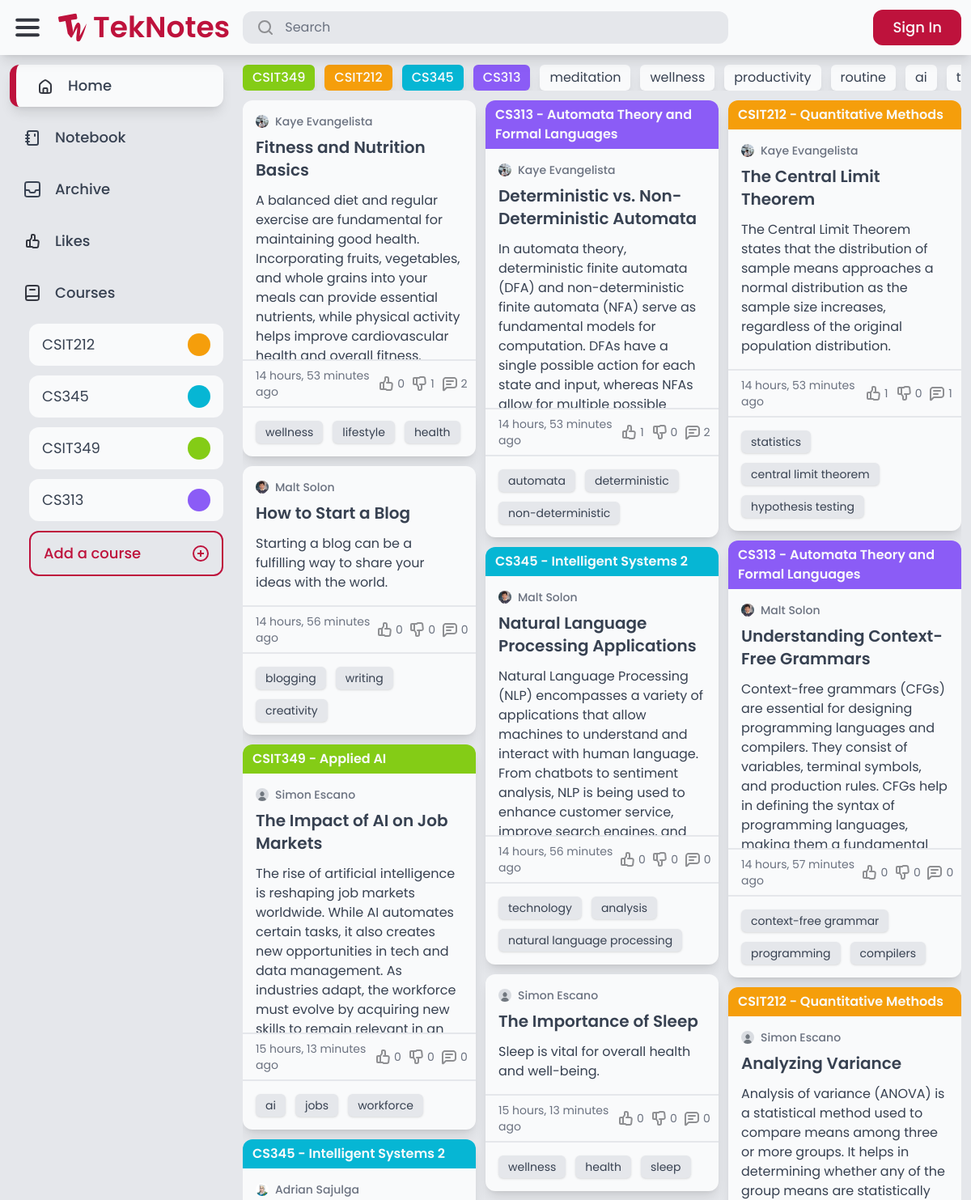
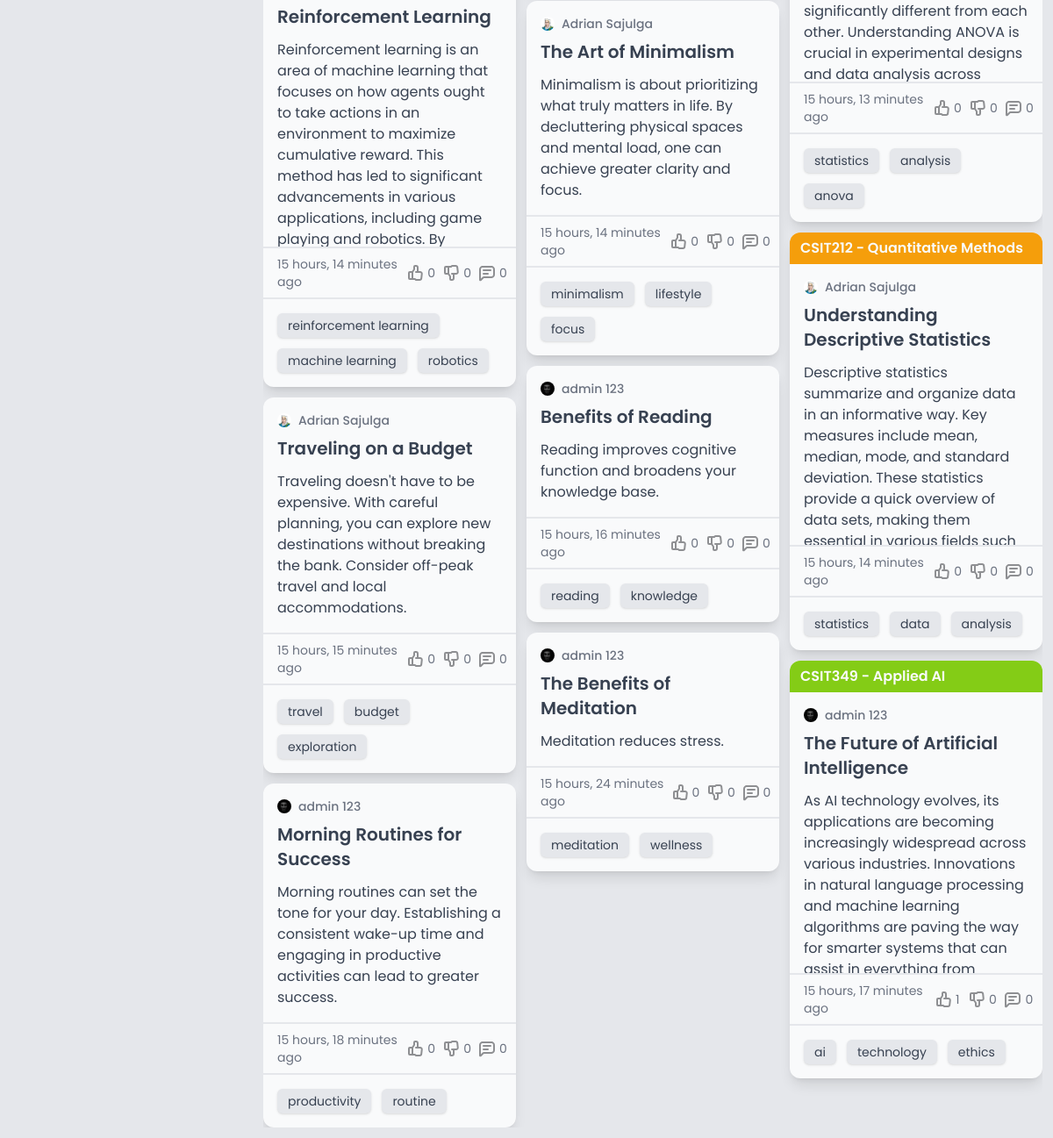
Before: / with the older database file (2 pictures, top to bottom).
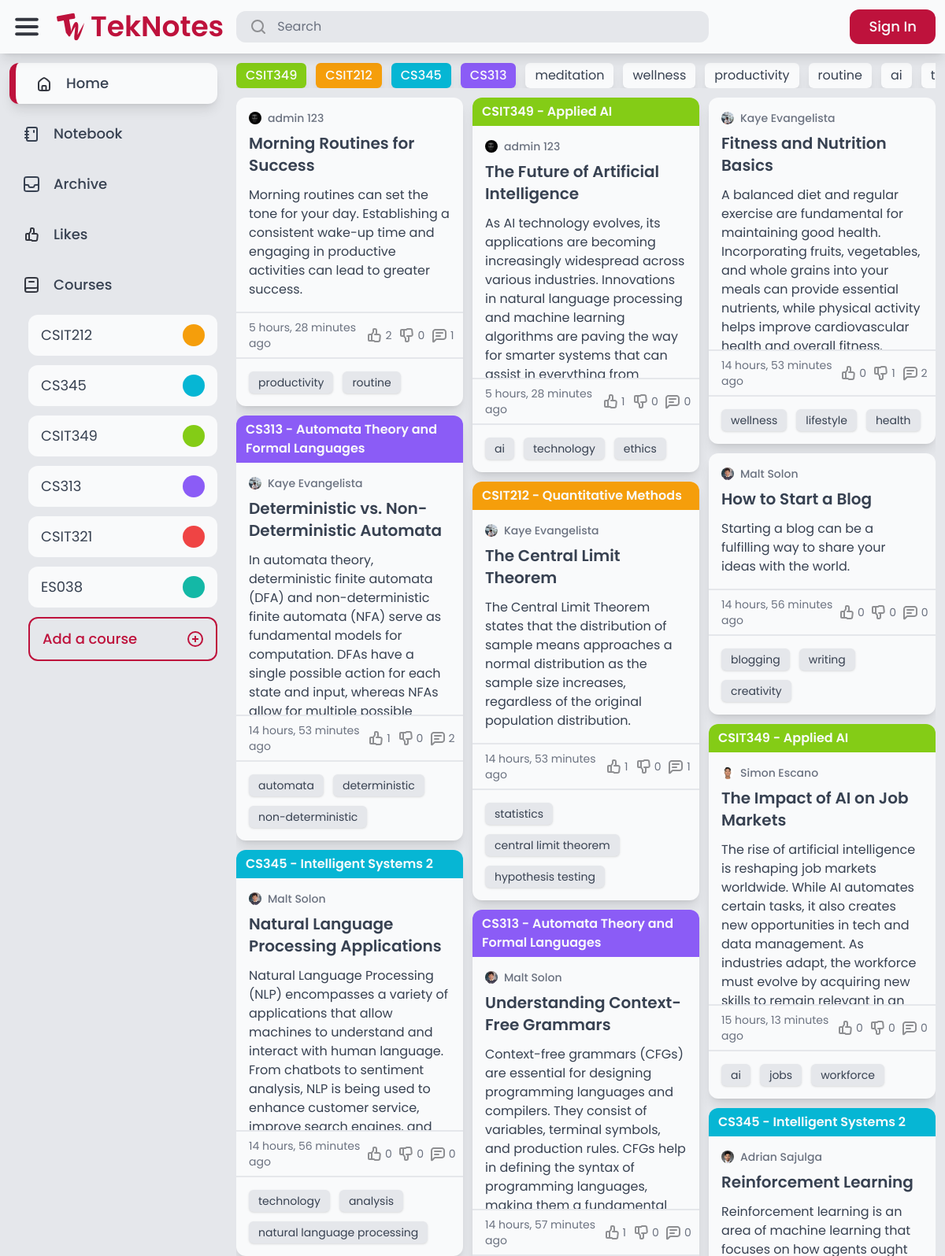
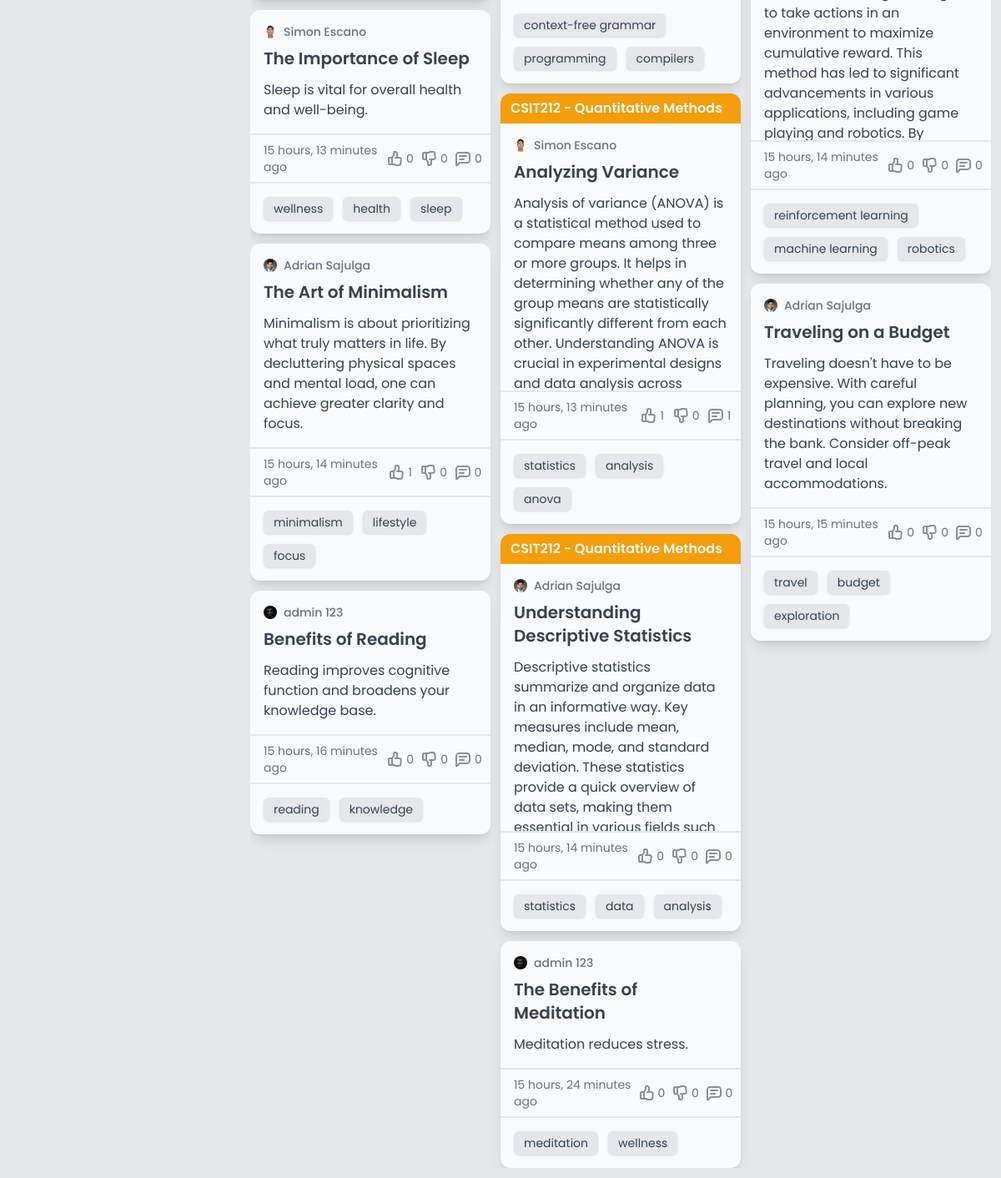
After: the same page with the newer database file (2 pictures, top to bottom).
### course/models.py (models this page shows)
class Course(models.Model):
    COLORS = [
        ('red-500', 'Red'),
        ('orange-500', 'Orange'),
        ('amber-500', 'Amber'),
        ('lime-500', 'Lime'),
        ('green-500', 'Green'),
        ('emerald-500', 'Emerald'),
        ('teal-500', 'Teal'),
        ('cyan-500', 'Cyan'),
        ('blue-500', 'Blue'),
        ('indigo-500', 'Indigo'),
        ('violet-500', 'Violet'),
        ('purple-500', 'Purple'),
        ('fuchsia-500', 'Fuschia'),
        ('pink-500', 'Pink'),
    ]
    code = models.CharField(max_length=20)
    description = models.CharField(max_length=255)
    color = models.CharField(max_length=20, choices=COLORS, default='gray-500')
    created_by = models.ForeignKey(User, related_name='courses', on_delete=models.CASCADE)
    def __str__(self):
        return f'{self.code} - {self.description}'

### tags/models.py (models this page shows)
class Tag(models.Model):
    name = models.CharField(max_length=50, unique=True)
    def __str__(self):
        return self.name

### notes/models.py (models this page shows, shortened)
class Note(models.Model):
    title = models.CharField(max_length=255)
    content = models.TextField(max_length=255, blank=True)
    course = models.ForeignKey(Course, null=True, blank=True, on_delete=models.SET_NULL)
    created_by = models.ForeignKey(User, related_name='notes', on_delete=models.CASCADE)
    created_at = models.DateTimeField(auto_now_add=True)
    modified_at = models.DateTimeField(auto_now=True)
    tags = models.ManyToManyField(Tag, related_name='notes', blank=True)
    is_archived = models.BooleanField(default=False)
    is_private = models.BooleanField(default=False)

### authentication/models.py (models this page shows, shortened)
class Profile(models.Model):
    user = models.OneToOneField(User, on_delete=models.CASCADE)
    bio = models.TextField(max_length=500, default='No bio yet.')
    avatar = models.ImageField(default="avatars/default.jpg", upload_to="avatars")
    location = models.CharField(max_length=30, blank=True)

### core/views.py (the view)
# urls.py: path('', views.index, name='index'),
def index(request):
    notes = Note.objects.filter(is_archived=False, is_private=False).order_by('-modified_at')
    courses = Course.objects.filter(note__in=notes).distinct()
    tags = Tag.objects.filter(notes__in=notes).distinct()
    return render(request, 'core/index.html', {
        'notes': notes,
        'courses': courses,
        'tags': tags
    })

### core/context_processors.py (called while the page is built)
def courses_list(request):
    return {
        'your_courses': Course.objects.all().distinct()
    }

### core/templates/core/index.html (shortened to what this page needs)
{% extends 'core/base.html' %}
{% load static %}
{% block content %}
    {% if notes %}
        {% include 'tags/course_and_tags.html' %}
        {% include 'notes/notes.html' %}
    {% else %}
        {% include 'core/no_results.html' with message="It looks like there are no notes yet. Start contributing to the community!" complex=True%}
    {% endif %}
{% endblock %}

### core/templates/core/base.html (shortened to what the changed rows need)
{% extends 'core/core.html' %}
{% load static %}
{% block body %}
    <div class="flex flex-col h-full overflow-hidden">
        <main class="flex bg-gray-200 h-full overflow-hidden">
            <nav class="flex flex-col w-full max-w-72 h-full p-3 gap-3 overflow-y-auto">
                <div id="courses" class="flex flex-col pl-6 gap-3">
                    {% for course in your_courses %}
                        <a href="{% url 'advanced_search:search_by_course' course.id %}" class="group transition-all course-elem nav-elem flex rounded-xl px-4 py-3 justify-between bg-gray-50 hover:bg-{{ course.color }}">
                            <p class="course-text text-lg text-gray-700 group-hover:text-gray-50">{{ course.code }}</p>
                            <div class="rounded-full bg-{{ course.color }} group-hover:bg-gray-50 h-full min-h-7 aspect-square course-color"></div>
                        </a>
                    {% endfor %}
                </div>
            </nav>
            <div class="flex flex-col flex-1 h-full p-3 gap-3 overflow-hidden">
                {% block content %}
                {% endblock %}
            </div>
        </main>
    </div>
{% endblock %}

### tags/templates/tags/course_and_tags.html
<div class="flex {% if wrap %} flex-wrap {% else %} overflow-x-auto {% endif %} gap-3 ">
    {% for course in courses %}
        <a href="{% url 'advanced_search:search_by_course' course.id %}" class="px-3 py-1 bg-{{ course.color }} rounded-md shadow-lg font-medium text-gray-50 whitespace-nowrap">{{ course.code }}</a>
    {% endfor %}
    {% for tag in tags %}
        <a href="/search/?query={{ tag.name }}" class="px-3 py-1 bg-gray-50 text-gray-700 rounded-md shadow-lg whitespace-nowrap">{{ tag.name }}</a>
    {% endfor %}
</div>

### notes/templates/notes/notes.html (shortened to what this page needs)
<div class="flex flex-1 {% if not no_scroll %} overflow-hidden overflow-y-auto {% endif %}">
    <div id="notes" class="flex flex-1 gap-3" style="display: none;">
        {% for note in notes %}
            <div class="note" data-note-id="{{ note.id }}">
                {% include 'notes/note.html' %}
            </div>
        {% endfor %}
    </div>
    <div id="notes-container" class="flex flex-1 gap-3"></div>
</div>

### notes/templates/notes/note.html (shortened to what this page needs)
{% load static %}
{% load custom_filters %}
<div class="rounded-xl hover:bg-gray-100 transition-all {% if note.is_private %} border-2 border-dashed border-gray-500 {% else %} bg-gray-50 shadow-lg hover:shadow-xl {% endif %}">
    <a href="{% url 'notes:note_detail' note.id %}" class="flex flex-col {% if note.is_archived %} opacity-70 {% endif %}">
        {% if note.course %}
            <div class="flex {% if note.is_private %} border-b-2 border-dashed border-gray-500 {% else %} bg-{{ note.course.color }} {% endif %} px-3 py-1.5 rounded-t-xl">
                <p class="{% if note.is_private %} text-{{ note.course.color }} {% else %} text-gray-50 {% endif %} font-semibold">{{ note.course }}</p>
            </div>
        {% endif %}
        <div class="flex flex-col p-4 gap-3 max-h-80 overflow-hidden">
            <div class="flex flex-col gap-2">
                <div class="flex gap-2 items-center">
                    <img src="{{ note.created_by.profile.avatar.url }}" alt="Profile Image" class="h-4 w-4 aspect-square rounded-full">
                    <p class="text-gray-500 font-medium text-sm">{{ note.created_by.first_name }} {{ note.created_by.last_name }}</p>
                </div>
                <h1 class="text-xl text-gray-700 font-semibold">{{ note.title }}</h1>
            </div>
            <div class="">
                <p class="text-gray-700">
                    {{ note.content }}
                </p>
            </div>
        </div>
        <div class="flex justify-between px-4 py-2 border-t-2 {% if note.is_private %} border-gray-500 border-dashed {% else %} border-gray-200 {% endif %}">
            <p class="text-gray-500 text-sm">{{ note.modified_at|timesince }} ago</p>
            <div class="flex gap-3">
                <div class="flex gap-0.5 items-center">
                    <img src="{% if request.user.is_authenticated and note|is_liked:request.user %}{% static 'teknotes/images/thumbed_up.svg' %}{% else %}{% static 'teknotes/images/thumb_up.svg' %}{% endif %}" alt="thumb_up">
                    <p class="text-sm {% if request.user.is_authenticated and note|is_liked:request.user %}text-yellow-500 font-medium{% else %}text-gray-500{% endif %}">{{ note.likes.count }}</p>
                </div>
                <div class="flex gap-0.5 items-center">
                    <img src="{% if request.user.is_authenticated and note|is_disliked:request.user %}{% static 'teknotes/images/thumbed_down.svg' %}{% else %}{% static 'teknotes/images/thumb_down.svg' %}{% endif %}" alt="thumb_down">
                    <p class="text-sm {% if request.user.is_authenticated and note|is_disliked:request.user %}text-yellow-500 font-medium{% else %}text-gray-500{% endif %}">{{ note.dislikes.count }}</p>
                </div>
                <div class="flex gap-0.5 items-center">
                    <img src="{% static 'teknotes/images/comment.svg' %}" alt="comment">
                    <p class="text-sm text-gray-500">{{ note.comments.count }}</p>
                </div>
            </div>
        </div>
        {% if note.tags.count > 0 %}
            <div class="flex flex-wrap p-4 gap-3 border-t-2 {% if note.is_private %} border-gray-500 border-dashed {% else %} border-gray-200 {% endif %}">
                {% for tag in note.tags.all|slice:":3" %}
                    <p class="text-sm text-gray-700 shadow px-3 py-1 rounded-md inline-block {% if note.is_private %} bg-gray-50 {% else %} bg-gray-200 {% endif %}">{{ tag }}</p>
                {% endfor %}
            </div>
        {% endif %}
    </a>
</div>

Changed rows visible on the page:
added Course: code "CSIT321"
added Course: code "ES038"
changed Note "Morning Routines for Success": modified_at "15 hours, 18 minutes" → "5 hours, 28 minutes"; likes.count "0" → "2"; comments.count "0" → "1"; moves up the list
changed Note "The Future of Artificial Intelligence": modified_at "15 hours, 17 minutes" → "5 hours, 28 minutes"; moves up the list
computed for Note "Understanding Context-Free Grammars": likes.count "0" → "1"
changed through a linked row, Note "The Impact of AI on Job Markets": created_by.profile.avatar: picture added in place of a placeholder
changed through a linked row, Note "The Importance of Sleep": created_by.profile.avatar: picture added in place of a placeholder
changed through a linked row, Note "Analyzing Variance": created_by.profile.avatar: picture added in place of a placeholder; likes.count "0" → "1"; comments.count "0" → "1"
changed through a linked row, Note "Reinforcement Learning": created_by.profile.avatar: a different picture
changed through a linked row, Note "The Art of Minimalism": created_by.profile.avatar: a different picture; likes.count "0" → "1"
changed through a linked row, Note "Understanding Descriptive Statistics": created_by.profile.avatar: a different picture
changed through a linked row, Note "Traveling on a Budget": created_by.profile.avatar: a different picture
